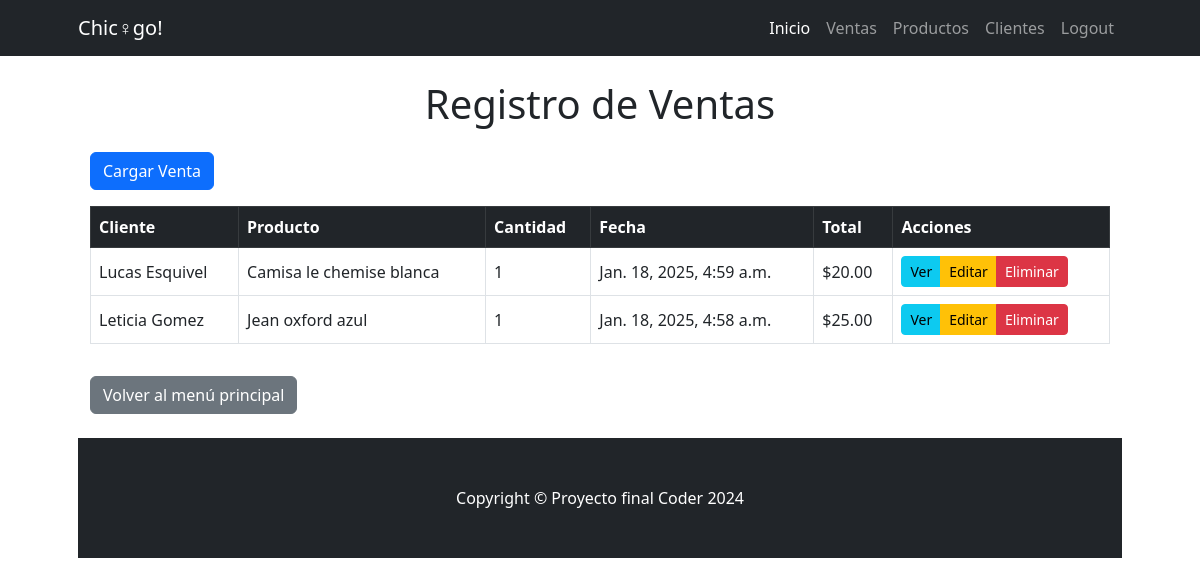
The app's page /Ventas/list (signed in), older data.
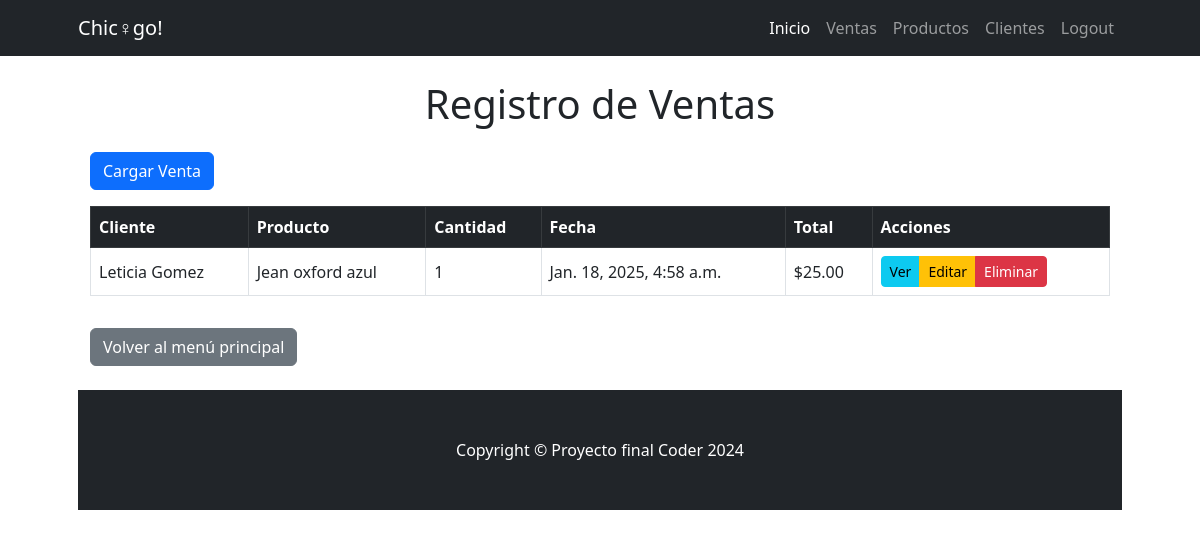
The same page, newer data.
### Chicago/models.py (models this page shows, shortened)
class Venta(models.Model):
    vendedor = models.ForeignKey(Vendedor, on_delete=models.DO_NOTHING)
    cliente = models.ForeignKey(Cliente, on_delete=models.SET_NULL, null=True, blank=True)
    producto = models.ForeignKey(Producto, on_delete=models.CASCADE)
    cantidad = models.PositiveIntegerField()
    precio_total = models.DecimalField(max_digits=10, decimal_places=2, editable=False)
    fecha_venta = models.DateTimeField(default=timezone.now, editable=False)
    class Meta:
        ordering = ("-fecha_venta",)

class Cliente(models.Model):
    nombre = models.CharField(max_length=200)
    email = models.EmailField(unique=True)
    telefono = models.CharField(max_length=15, blank=True)
    def __str__(self):
        return self.nombre

class Producto(models.Model):
    nombre = models.CharField(max_length=200)
    categoria = models.CharField(max_length=100)
    precio = models.DecimalField(max_digits=10, decimal_places=2)
    stock = models.PositiveIntegerField()
    def __str__(self):
        return self.nombre

### Chicago/Views_Models/Ventas.py (the view)
# urls.py: path("Ventas/list", Ventas.Ventas_list, name="Ventas_list"),
def Ventas_list(request: HttpRequest) -> HttpResponse:
    query = Venta.objects.all()
    context = {"objects_list": query}
    return render(request, "Chicago/Ventas_list.html", context)

### Chicago/Templates/Chicago/Ventas_list.html
{% extends 'Chicago/base.html' %}
{% block contenido %}
<div class="container py-4">
    <h1 class="text-center mb-4">Registro de Ventas</h1>
    <div class="d-flex justify-content-between mb-3">
        <a href="{% url 'Chicago:Ventas_create' %}" class="btn btn-primary">Cargar Venta</a>
    </div>
    <div class="table-responsive">
        <table class="table table-bordered table-hover align-middle">
            <thead class="table-dark">
                <tr>
                    <th>Cliente</th>
                    <th>Producto</th>
                    <th>Cantidad</th>
                    <th>Fecha</th>
                    <th>Total</th>
                    <th>Acciones</th>
                </tr>
            </thead>
            <tbody>
                {% for venta in objects_list %}
                    <tr>
                        <td>{{ venta.cliente }}</td>
                        <td>{{ venta.producto }}</td>
                        <td>{{ venta.cantidad }}</td>
                        <td>{{ venta.fecha_venta }}</td>
                        <td>${{ venta.precio_total }}</td>
                        <td>
                            <div class="btn-group" role="group">
                                <a href="{% url 'Chicago:Ventas_detail' venta.id %}" class="btn btn-info btn-sm">Ver</a>
                                <a href="{% url 'Chicago:Ventas_update' venta.id %}" class="btn btn-warning btn-sm">Editar</a>
                                <a href="{% url 'Chicago:Ventas_delete' venta.id %}" class="btn btn-danger btn-sm">Eliminar</a>
                            </div>
                        </td>
                    </tr>
                {% empty %}
                <tr>
                    <td colspan="6" class="text-center">No hay datos disponibles.</td>
                </tr>
                {% endfor %}
            </tbody>
        </table>
    </div>
    <div class="d-flex justify-content-start mt-3">
        <a href="{% url 'Chicago:index' %}" class="btn btn-secondary">Volver al menú principal</a>
    </div>
</div>
{% endblock contenido %}

Row changes from the older to the newer data that the page shows:
removed Venta: cliente "Lucas Esquivel", producto "Camisa le chemise blanca", cantidad "1", fecha_venta "Jan. 18, 2025, 4:59 a.m.", precio_total "20.00"
